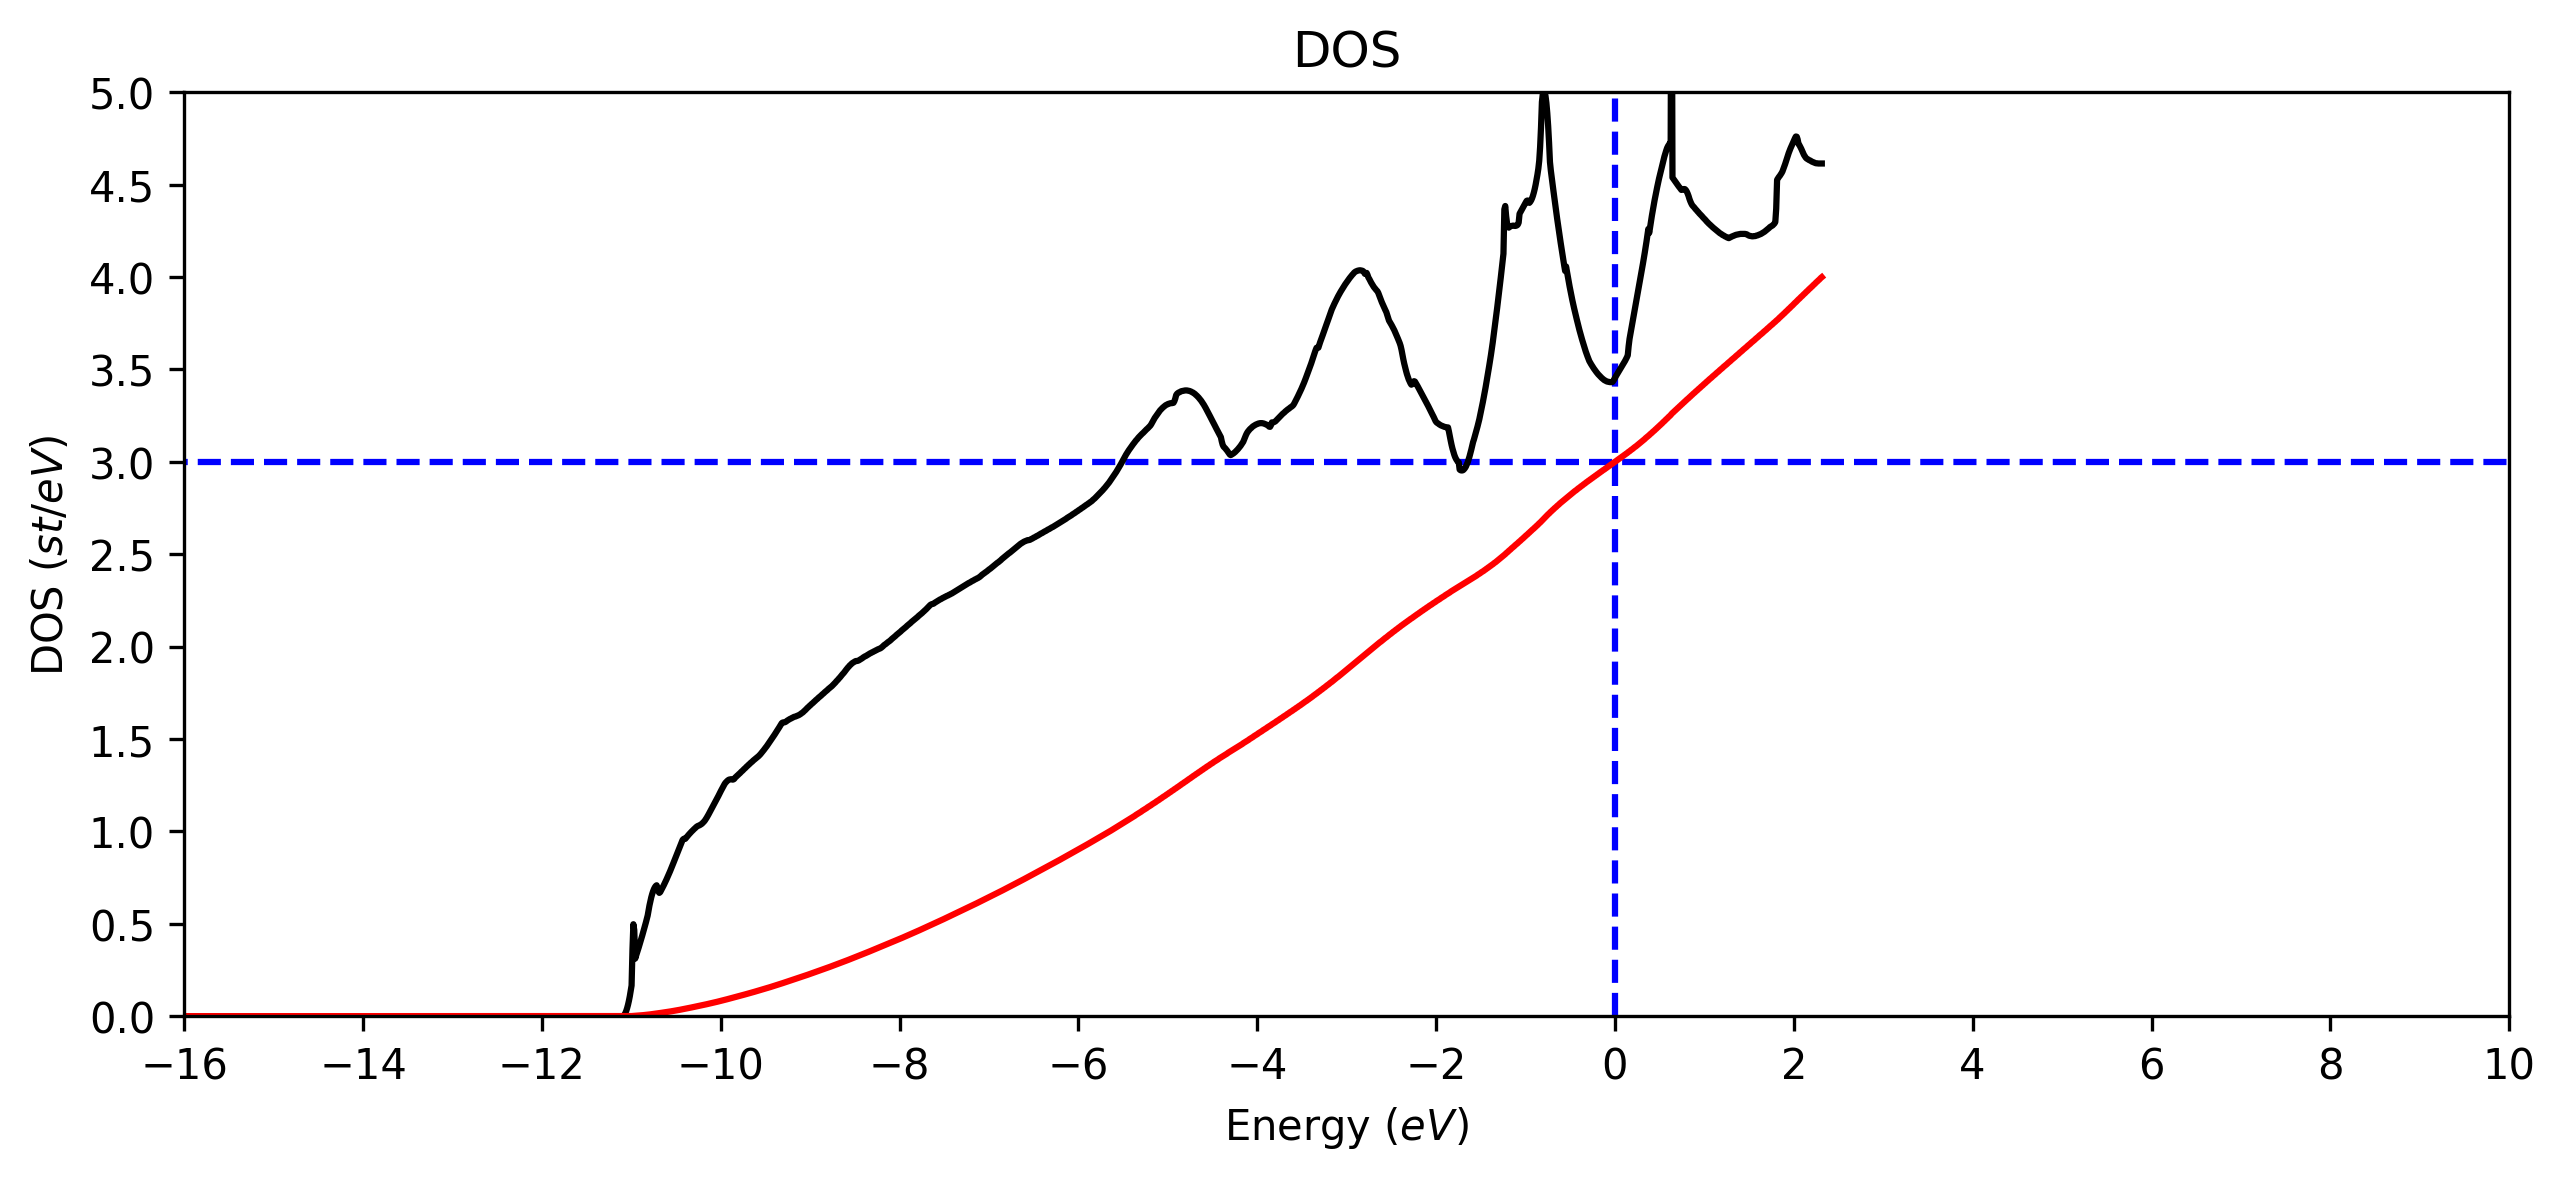

Here is the Python script that generated this plot:
import numpy as np
import matplotlib.pyplot as plt

## Import dos data (three columns: energy (eV), dos (states/eV), IDOS (states))
dos = np.genfromtxt('allu.dos')

## Shift all energies by Fermi energy (Make sure the values for bands and DOS are consistent!)
Ef = 7.6871 
dos[:,0] = dos[:,0] - Ef

fig = plt.figure(1, [10, 4], dpi=100)

plt.title('DOS')
plt.xlim(-16,10)
plt.ylim(0.0, 5.0)
plt.xticks(np.linspace(-16.0, 10.0, num=14, dtype=float, endpoint=True))
plt.yticks(np.linspace(-0, 5.0, num=11, dtype=float, endpoint=True))
plt.xlabel(r'Energy ($eV$)')
plt.ylabel(r'DOS ($st/eV$)')
plt.vlines(0, 0, 20.0, linestyle='--', color='b')
plt.hlines(3.0, -24, 20.0, linestyle='--', color='b')

plt.plot(dos[:,0], dos[:,1]*10, color = 'k')
plt.plot(dos[:,0], dos[:,2], color = 'r')


plt.savefig('allu.dos.png', transparent=False, dpi=300, bbox_inches='tight')
plt.show()
